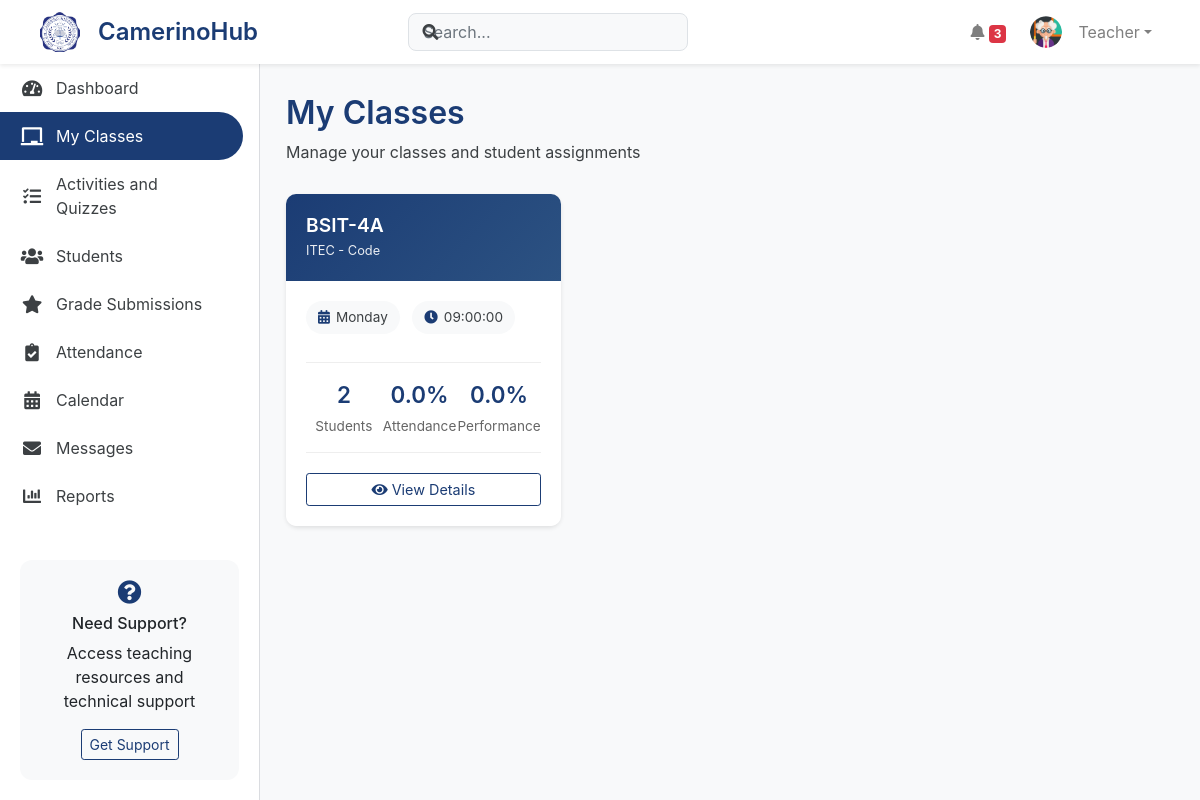
Page /Teacher/manage_classes.php (signed in) on the committed database.
### tables this page shows
CREATE TABLE `section_subjects` (
  `id` int(11) NOT NULL,
  `section_id` int(11) NOT NULL,
  `subject_id` int(11) NOT NULL,
  `teacher_id` int(11) NOT NULL,
  `academic_year_id` int(11) NOT NULL,
  `schedule_day` enum('Monday','Tuesday','Wednesday','Thursday','Friday') NOT NULL,
  `schedule_time` time NOT NULL,
  `status` enum('active','inactive') DEFAULT 'active',
  `created_at` timestamp NOT NULL DEFAULT current_timestamp(),
  `enrollment_code` varchar(10) DEFAULT NULL
);

CREATE TABLE `sections` (
  `section_id` int(11) NOT NULL,
  `section_name` varchar(50) NOT NULL,
  `grade_level` enum('7','8','9','10') NOT NULL,
  `adviser_id` int(11) DEFAULT NULL,
  `school_year` varchar(9) NOT NULL,
  `status` enum('active','inactive','archived') DEFAULT 'active',
  `created_at` timestamp NOT NULL DEFAULT current_timestamp()
);

CREATE TABLE `subjects` (
  `id` int(11) NOT NULL,
  `subject_code` varchar(20) NOT NULL,
  `subject_title` varchar(255) NOT NULL,
  `subject_name` varchar(100) NOT NULL,
  `category` varchar(100) NOT NULL,
  `description` varchar(255) DEFAULT NULL,
  `created_at` timestamp NOT NULL DEFAULT current_timestamp(),
  `status` enum('active','inactive') NOT NULL DEFAULT 'active'
);

### db/dbConnector.php (called while the page is built, shortened)
<?php
class DbConnector {
public $link;
public $messageLink;
function __construct($useMessageDb = false) {
        $host = 'localhost';
        $mainDb = 'camerinohub';
        $user = 'root';
        $pass = '';
        $this->link = mysqli_connect($host, $user, $pass, $mainDb);
        mysqli_set_charset($this->link, "utf8mb4");
    }
    function prepare($query, $useMessageDb = false) {
        $conn = $useMessageDb ? $this->messageLink : $this->link;
        $stmt = mysqli_prepare($conn, $query);
        return $stmt;
    }
}
?>

### Teacher/manage_classes.php (the view, shortened to what this page needs)
<?php
require_once('../db/dbConnector.php');
$db = new DbConnector();
$teacher_id = $_SESSION['teacher_id'];
$classes_query = "
    SELECT
        ss.id as class_id,
        sec.section_name,
        s.subject_code,
        s.subject_name,
        ss.schedule_day,
        ss.schedule_time,
        COUNT(DISTINCT sts.student_id) as student_count,
        COALESCE(
            (SELECT
                SUM(CASE WHEN a.status = 'present' THEN 1 ELSE 0 END) * 100.0 /
                COUNT(*)
            FROM attendance a
            WHERE a.section_subject_id = ss.id
            AND a.date >= CURDATE() - INTERVAL 30 DAY
            GROUP BY a.section_subject_id),
            0
        ) as attendance_rate,
        COALESCE(
            (SELECT AVG(sas.points)
            FROM student_activity_submissions sas
            JOIN activities act ON sas.activity_id = act.activity_id
            WHERE act.section_subject_id = ss.id),
            0
        ) as average_performance
    FROM section_subjects ss
    JOIN sections sec ON ss.section_id = sec.section_id
    JOIN subjects s ON ss.subject_id = s.id
    LEFT JOIN student_sections sts ON sec.section_id = sts.section_id
    WHERE ss.teacher_id = ?
        AND ss.status = 'active'
        AND ss.academic_year_id = (
            SELECT id FROM academic_years
            WHERE status = 'active'
            LIMIT 1
        )
    GROUP BY
        ss.id,
        sec.section_name,
        s.subject_code,
        s.subject_name,
        ss.schedule_day,
        ss.schedule_time
    ORDER BY sec.section_name";
$stmt = $db->prepare($classes_query);
$stmt->bind_param("i", $teacher_id);
$stmt->execute();
$classes_result = $stmt->get_result();
$classes = $classes_result->fetch_all(MYSQLI_ASSOC);
?>
<!DOCTYPE html>
<html lang="en">
<head>
    <link href="https://stackpath.bootstrapcdn.com/bootstrap/4.5.2/css/bootstrap.min.css" rel="stylesheet">
    <link href="https://cdnjs.cloudflare.com/ajax/libs/font-awesome/5.15.1/css/all.min.css" rel="stylesheet">
    <link rel="stylesheet" href="css/dashboard-shared.css">
    <link rel="stylesheet" href="css/manage-classes.css">
<body>
    <?php include 'includes/navigation.php'; ?>
    <div class="dashboard-container">
        <?php include 'includes/sidebar.php'; ?>
        <div class="main-content">
            <div class="content-header">
                <div class="d-flex justify-content-between align-items-center">
                    <div>
                        <h1>My Classes</h1>
                        <p>Manage your classes and student assignments</p>
                    </div>
                </div>
            </div>
            <div class="row">
                <?php foreach ($classes as $class): ?>
                    <div class="col-md-6 col-lg-4">
                        <div class="card class-card">
                            <div class="class-header">
                                <h5 class="mb-0"><?php echo htmlspecialchars($class['section_name']); ?></h5>
                                <small><?php echo htmlspecialchars($class['subject_code'] . ' - ' . $class['subject_name']); ?></small>
                            </div>
                            <div class="class-body">
                                <div class="schedule-info">
                                    <span class="schedule-badge">
                                        <i class="fas fa-calendar-alt"></i>
                                        <?php echo htmlspecialchars($class['schedule_day']); ?>
                                    </span>
                                    <span class="schedule-badge">
                                        <i class="fas fa-clock"></i>
                                        <?php echo htmlspecialchars($class['schedule_time']); ?>
                                    </span>
                                </div>
                                <div class="class-stats">
                                    <div class="stat-item">
                                        <div class="stat-value"><?php echo $class['student_count']; ?></div>
                                        <div class="stat-label">Students</div>
                                    </div>
                                    <div class="stat-item">
                                        <div class="stat-value">
                                            <?php echo number_format($class['attendance_rate'] ?? 0, 1); ?>%
                                        </div>
                                        <div class="stat-label">Attendance</div>
                                    </div>
                                    <div class="stat-item">
                                        <div class="stat-value">
                                            <?php echo number_format($class['average_performance'], 1); ?>%
                                        </div>
                                        <div class="stat-label">Performance</div>
                                    </div>
                                </div>
                                <div class="class-actions">
                                    <a href="view_class.php?id=<?php echo $class['class_id']; ?>"
                                       class="btn btn-outline-primary btn-sm w-100">
                                        <i class="fas fa-eye"></i> View Details
                                    </a>
                                </div>
                            </div>
                        </div>
                    </div>
                <?php endforeach; ?>
            </div>
        </div>
    </div>
</body>
</html>

### rows in the picture
section_subjects: section.section_name "BSIT-4A", subject.subject_name "ITEC - Code", schedule_day "Monday", schedule_time "09:00:00", student_count "2", attendance_rate "0.0", average_performance "0.0"

### other values in the picture
$userData['firstname'] "Teacher"
